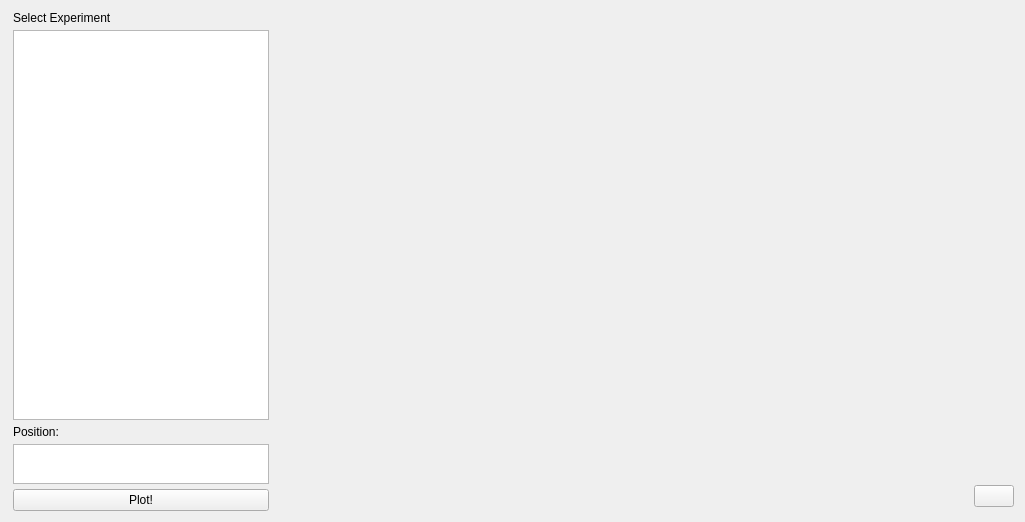
      <widget class="QWidget" name="plotPosition">
       <property name="sizePolicy">
        <sizepolicy hsizetype="Expanding" vsizetype="Expanding">
         <horstretch>0</horstretch>
         <verstretch>0</verstretch>
        </sizepolicy>
       </property>
       <layout class="QHBoxLayout" name="horizontalLayout_2">
        <item>
         <widget class="QFrame" name="frame">
          <property name="sizePolicy">
           <sizepolicy hsizetype="Expanding" vsizetype="Expanding">
            <horstretch>0</horstretch>
            <verstretch>0</verstretch>
           </sizepolicy>
          </property>
          <property name="minimumSize">
           <size>
            <width>250</width>
            <height>500</height>
           </size>
          </property>
          <property name="maximumSize">
           <size>
            <width>500</width>
            <height>16777215</height>
           </size>
          </property>
          <property name="frameShape">
           <enum>QFrame::NoFrame</enum>
          </property>
          <layout class="QVBoxLayout" name="verticalLayout_3">
           <property name="spacing">
            <number>5</number>
           </property>
           <property name="leftMargin">
            <number>2</number>
           </property>
           <property name="topMargin">
            <number>0</number>
           </property>
           <property name="bottomMargin">
            <number>0</number>
           </property>
           <item>
            <widget class="QLabel" name="label_4">
             <property name="styleSheet">
              <string notr="true">font: 75 13pt &quot;Ubuntu Condensed&quot;;</string>
             </property>
             <property name="text">
              <string>Select Experiment</string>
             </property>
            </widget>
           </item>
           <item>
            <widget class="QTableView" name="tableView_PlotPostion">
             <property name="minimumSize">
              <size>
               <width>0</width>
               <height>385</height>
              </size>
             </property>
             <property name="styleSheet">
              <string notr="true">font: 10pt &quot;Ubuntu Condensed&quot;;</string>
             </property>
            </widget>
           </item>
           <item>
            <widget class="QLabel" name="label_3">
             <property name="styleSheet">
              <string notr="true">font: 75 13pt &quot;Ubuntu Condensed&quot;;</string>
             </property>
             <property name="text">
              <string>Position:</string>
             </property>
            </widget>
           </item>
           <item>
            <widget class="QTextEdit" name="textEditPosition">
             <property name="minimumSize">
              <size>
               <width>0</width>
               <height>28</height>
              </size>
             </property>
             <property name="maximumSize">
              <size>
               <width>16777215</width>
               <height>40</height>
              </size>
             </property>
             <property name="frameShape">
              <enum>QFrame::StyledPanel</enum>
             </property>
            </widget>
           </item>
           <item>
            <widget class="QPushButton" name="plotPositionButton">
             <property name="maximumSize">
              <size>
               <width>16777215</width>
               <height>30</height>
              </size>
             </property>
             <property name="styleSheet">
              <string notr="true">font: 75 13pt &quot;Ubuntu Condensed&quot;;</string>
             </property>
             <property name="text">
              <string>Plot!</string>
             </property>
            </widget>
           </item>
          </layout>
         </widget>
        </item>
        <item>
         <widget class="QFrame" name="frame_2">
          <property name="sizePolicy">
           <sizepolicy hsizetype="Expanding" vsizetype="Expanding">
            <horstretch>0</horstretch>
            <verstretch>0</verstretch>
           </sizepolicy>
          </property>
          <property name="minimumSize">
           <size>
            <width>730</width>
            <height>500</height>
           </size>
          </property>
          <property name="maximumSize">
           <size>
            <width>16777215</width>
            <height>16777215</height>
           </size>
          </property>
          <layout class="QGridLayout" name="gridLayout_4">
           <property name="leftMargin">
            <number>0</number>
           </property>
           <property name="topMargin">
            <number>0</number>
           </property>
           <property name="rightMargin">
            <number>0</number>
           </property>
           <property name="bottomMargin">
            <number>0</number>
           </property>
           <property name="spacing">
            <number>0</number>
           </property>
           <item row="0" column="0">
            <widget class="QLabel" name="plotPositionImage">
             <property name="sizePolicy">
              <sizepolicy hsizetype="Expanding" vsizetype="Expanding">
               <horstretch>0</horstretch>
               <verstretch>0</verstretch>
              </sizepolicy>
             </property>
             <property name="text">
              <string/>
             </property>
            </widget>
           </item>
           <item row="1" column="0">
            <widget class="QLabel" name="loadingPPP">
             <property name="minimumSize">
              <size>
               <width>0</width>
               <height>30</height>
              </size>
             </property>
             <property name="maximumSize">
              <size>
               <width>16777215</width>
               <height>30</height>
              </size>
             </property>
             <property name="text">
              <string/>
             </property>
            </widget>
           </item>
           <item row="0" column="1" rowspan="2">
            <widget class="QFrame" name="frame_49">
             <property name="minimumSize">
              <size>
               <width>40</width>
               <height>0</height>
              </size>
             </property>
             <property name="maximumSize">
              <size>
               <width>49</width>
               <height>16777215</height>
              </size>
             </property>
             <property name="frameShape">
              <enum>QFrame::NoFrame</enum>
             </property>
             <property name="frameShadow">
              <enum>QFrame::Plain</enum>
             </property>
             <layout class="QVBoxLayout" name="verticalLayout_30">
              <property name="spacing">
               <number>0</number>
              </property>
              <property name="leftMargin">
               <number>0</number>
              </property>
              <property name="topMargin">
               <number>0</number>
              </property>
              <property name="rightMargin">
               <number>0</number>
              </property>
              <property name="bottomMargin">
               <number>0</number>
              </property>
              <item>
               <widget class="QFrame" name="frame_50">
                <property name="frameShape">
                 <enum>QFrame::NoFrame</enum>
                </property>
                <property name="frameShadow">
                 <enum>QFrame::Plain</enum>
                </property>
               </widget>
              </item>
              <item>
               <widget class="QFrame" name="frame_51">
                <property name="minimumSize">
                 <size>
                  <width>0</width>
                  <height>30</height>
                 </size>
                </property>
                <property name="maximumSize">
                 <size>
                  <width>16777215</width>
                  <height>30</height>
                 </size>
                </property>
                <property name="frameShape">
                 <enum>QFrame::NoFrame</enum>
                </property>
                <property name="frameShadow">
                 <enum>QFrame::Plain</enum>
                </property>
                <layout class="QGridLayout" name="gridLayout_19">
                 <property name="leftMargin">
                  <number>0</number>
                 </property>
                 <property name="topMargin">
                  <number>0</number>
                 </property>
                 <property name="rightMargin">
                  <number>0</number>
                 </property>
                 <property name="bottomMargin">
                  <number>0</number>
                 </property>
                 <property name="spacing">
                  <number>0</number>
                 </property>
                 <item row="0" column="0">
                  <widget class="QPushButton" name="home1">
                   <property name="text">
                    <string/>
                   </property>
                  </widget>
                 </item>
                </layout>
               </widget>
              </item>
             </layout>
            </widget>
           </item>
          </layout>
         </widget>
        </item>
       </layout>
      </widget>
